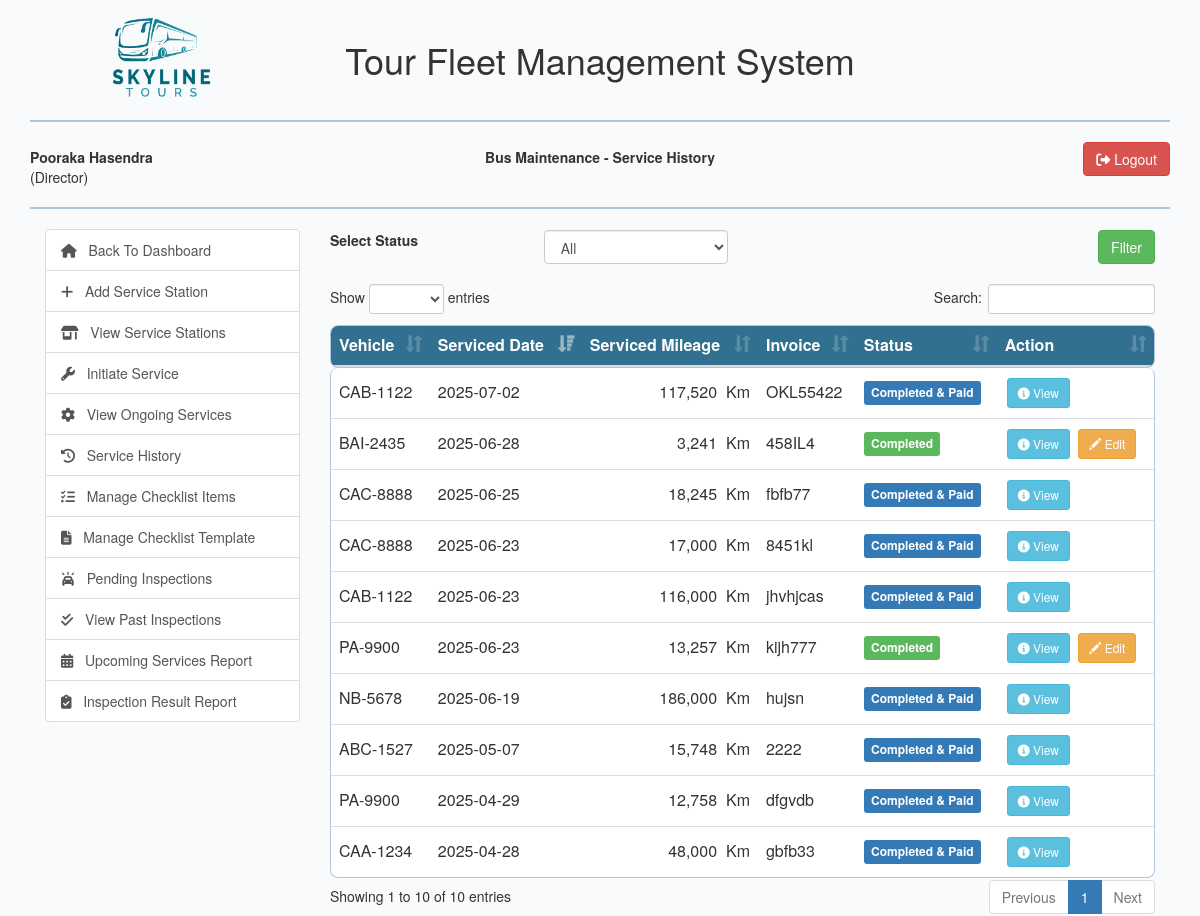
The page /view/service-history.php (signed in) on the database as committed earlier.
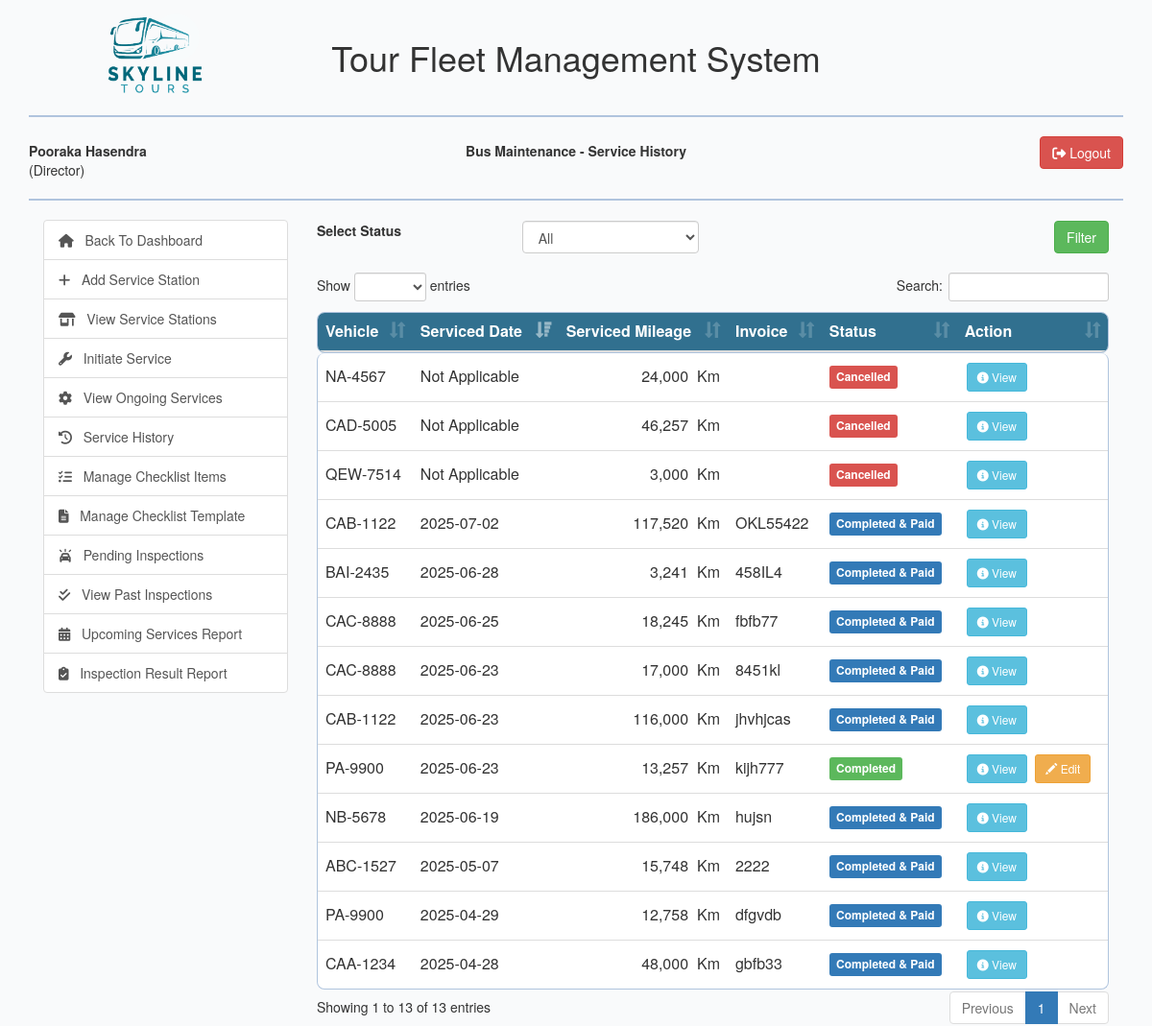
The same page on the database as committed later.
### tables this page shows
CREATE TABLE `service_detail` (
  `service_id` int(10) NOT NULL,
  `bus_id` int(10) NOT NULL,
  `previous_bus_status` int(10) NOT NULL,
  `service_station_id` int(10) NOT NULL,
  `start_date` date NOT NULL,
  `completed_date` date DEFAULT NULL,
  `cancelled_date` date DEFAULT NULL,
  `mileage_at_service` int(11) NOT NULL,
  `cost` decimal(10,2) DEFAULT NULL,
  `invoice` varchar(255) DEFAULT NULL,
  `invoice_number` varchar(255) DEFAULT NULL,
  `payment_id` int(10) DEFAULT NULL,
  `paid_date` date DEFAULT NULL,
  `service_status` int(10) NOT NULL DEFAULT 1 COMMENT '-1=Cancelled,1=Ongoing,2=Completed,3=Completed & Paid',
  `initiated_by` int(10) NOT NULL,
  `cancelled_by` int(10) DEFAULT NULL,
  `completed_by` int(10) DEFAULT NULL
);

CREATE TABLE `bus` (
  `bus_id` int(10) NOT NULL,
  `category_id` int(10) NOT NULL,
  `vehicle_no` varchar(10) NOT NULL,
  `make` varchar(100) NOT NULL,
  `model` varchar(100) NOT NULL,
  `year` year(4) NOT NULL,
  `capacity` int(2) NOT NULL,
  `ac_available` char(1) NOT NULL,
  `service_interval_km` int(6) NOT NULL,
  `current_mileage_km` int(6) DEFAULT NULL,
  `current_mileage_as_at` datetime NOT NULL DEFAULT current_timestamp(),
  `last_service_mileage_km` int(6) NOT NULL,
  `service_interval_months` int(2) NOT NULL,
  `last_service_date` date NOT NULL,
  `bus_status` int(10) NOT NULL DEFAULT 1 COMMENT '-1 = Removed,\r\n0 = Out of Service,\r\n1 = Operational,\r\n2 = Service Due,\r\n3 = In Service,\r\n4 = Inspection Failed',
  `removed_by` int(10) DEFAULT NULL
);

### model/service_detail_model.php (called while the page is built, shortened)
<?php
class ServiceDetail{
    public function getPastServicesFiltered($status){
        $con = $GLOBALS["con"];
        $sql = "SELECT * FROM service_detail WHERE 1 ";
        if($status!=""){
            $sql.="AND service_status='$status' ";
        }else{
            $sql.="AND service_status!='1' ";
        }
        $result = $con->query($sql) or die ($con->error);
        return $result;
    }
}

### model/bus_model.php (called while the page is built, shortened)
<?php
class Bus{
    public function getBus($busId){
        $con = $GLOBALS["con"];
        $sql = "SELECT b.bus_id, b.category_id, b.vehicle_no, b.make, b.model, b.year, b.capacity, "
                . "b.ac_available, b.service_interval_km, b.current_mileage_km, b.current_mileage_as_at, b.last_service_mileage_km, "
                . "b.service_interval_months, b.last_service_date, b.bus_status, c.category_name  "
                . "FROM bus b, bus_category c WHERE b.category_id = c.category_id AND b.bus_id = ?";
        $stmt = $con->prepare($sql);
        $stmt->bind_param("i",$busId);
        $stmt->execute();
        $result = $stmt->get_result();
        return $result;
    }
}

### view/service-history.php (the view, shortened to what this page needs)
<?php
include_once '../model/service_detail_model.php';
include_once '../model/bus_model.php';
$userSession=$_SESSION["user"];
$status="";
$serviceDetailObj = new ServiceDetail();
$serviceDetailResult = $serviceDetailObj->getPastServicesFiltered($status);
$busObj = new Bus();
?>
<html lang="en">
<head>
    <link rel="stylesheet" type="text/css" href="../css/dataTables.bootstrap.min.css"/>
    <?php include_once "../includes/bootstrap_css_includes.php"?>
</head>
<body>
    <div class="container">
        <?php $pageName="Bus Maintenance - Service History" ?>
        <?php include_once "../includes/header_row_includes.php";?>
        <div class="col-md-3">
            <?php include_once "../includes/bus_maintenance_functions.php"; ?>
        </div>
        <form action="../controller/service_detail_controller.php?status=initiate_service" method="post" enctype="multipart/form-data">
            <div class="col-md-9">
                <div class="row">
                    <div class="col-md-6 col-md-offset-3" id="msg">
                    </div>
                </div>
                <div class="row">
                    <div class="col-md-3">
                        <label class="control-label">Select Status</label>
                    </div>
                    <div class="col-md-3">
                        <select id="status" class="form-control">
                            <option value="">All</option>
                        </select>
                    </div>
                    <div class="col-md-offset-3 col-md-3 text-right">
                        <button type="button" class="btn btn-success" id="filter_button">Filter</button>
                    </div>
                </div>
                <div class="row">
                </div>
                <div class="row">
                    <div class="col-md-12">
                        <table class="table" id="servicetable" style="width:100%">
                            <thead>
                                <tr>
                                    <th>Vehicle</th>
                                    <th>Serviced Date</th>
                                    <th>Serviced Mileage</th>
                                    <th>Invoice</th>
                                    <th>Status</th>
                                    <th>Action</th>
                                </tr>
                            </thead>
                            <tbody id="servicetableBody">
                                <?php   while($serviceDetailRow = $serviceDetailResult->fetch_assoc()){
                                            $busId = $serviceDetailRow['bus_id'];
                                            $busResult = $busObj->getBus($busId);
                                            $busRow = $busResult->fetch_assoc();
                                            $serviceStatus = $serviceDetailRow['service_status'];
                                            $statusDisplay = match($serviceStatus){
                                                '-1'=>'Cancelled',
                                                '1'=>'Ongoing',
                                                '2'=>'Completed',
                                                '3'=>'Completed & Paid'
                                            };
                                            $statusDisplayClass = match($serviceStatus){
                                                '-1'=>'label label-danger',
                                                '1'=>'label label-warning',
                                                '2'=>'label label-success',
                                                '3'=>'label label-primary'
                                            };
                                            $serviceId = $serviceDetailRow['service_id'];
                                            $serviceId = base64_encode($serviceId);
                                ?>
                                <tr>
                                    <td><?php echo $busRow['vehicle_no'];?></td>
                                    <td><?php echo $servicedDate = ($serviceDetailRow['completed_date']=="")?"Not Applicable":$serviceDetailRow['completed_date'];?> </td>
                                    <td style="text-align:right"><?php echo number_format($serviceDetailRow['mileage_at_service'],0);?>&nbsp; Km </td>
                                    <td><?php echo $serviceDetailRow['invoice_number'];?></td>
                                    <td><span class="<?php echo $statusDisplayClass;?>"><?php echo $statusDisplay;?></span> </td>
                                    <td>
                                        <a href="view-service-record.php?service_id=<?php echo $serviceId; ?>"
                                           class="btn btn-sm btn-info" style="margin:2px;display:<?php echo checkPermissions(123); ?>">
                                            <span class="fa-solid fa-circle-info"></span>
                                            View
                                        </a>
                                        <?php if($serviceStatus==2){ ?>
                                        <a href="edit-service-record.php?service_id=<?php echo $serviceId; ?>"
                                           class="btn btn-sm btn-warning" style="margin:2px;display:<?php echo checkPermissions(124); ?>">
                                            <span class="glyphicon glyphicon-pencil"></span>
                                            Edit
                                        </a>
                                        <?php } ?>
                                    </td>
                                </tr>
                                <?php
                                }
                                ?>
                            </tbody>
                        </table>
                    </div>
                </div>
            </div>
        </form>
    </div>
</body>
</html>

### includes/bootstrap_css_includes.php (shortened to what this page needs)
<link rel="stylesheet" type="text/css" href="../css/dataTables.bootstrap.min.css"/>
<link rel="stylesheet" type="text/css" href="/tourfleetmanagement/bootstrap/css/bootstrap.css"/>
<link rel="stylesheet" type="text/css" href="/tourfleetmanagement/css/all.css"/>
<link rel="stylesheet" type="text/css" href="/tourfleetmanagement/css/custom.css"/>

### includes/header_row_includes.php (shortened to what this page needs)
<div class="row" >
    <div class="col-md-offset-0 col-xs-3 col-xs-offset-4  col-md-3 col-sm-offset-0 " style="text-align: center;">
        <img src="../images/logo.png" alt="" style="height:100px;">
    </div>
    <div class="col-md-6 hidden-xs" style="text-align:center;">
        <h1>Tour Fleet Management System</h1>
    </div>
</div>
<hr style="border:1px solid lightsteelblue"/>
<div class="row">
    <div class="col-md-3 col-xs-3 col-sm-3" style="vertical-align: middle;margin-top:5px">
        <b><?php echo ucwords($userSession["user_fname"]." ".$userSession["user_lname"])."</b></br> (".$userSession["role_name"].")"; ?>
    </div>
    <div class="col-md-6 col-xs-6 col-sm-6" style="text-align:center;margin-top:5px">
        <b id="page_name"><?php echo $pageName; ?></b>
    </div>
    <div class="col-md-3 col-xs-3 col-sm-3 text-right">
        <a href="../controller/login_controller.php?status=logout" class="btn btn-danger"><i class="fas fa-sign-out-alt"></i> Logout</a>
    </div>
</div>
<hr style="border:1px solid lightsteelblue"/>

### includes/bus_maintenance_functions.php
<ul class="list-group">
    <a href="dashboard.php" class="list-group-item">
        <span class="fa-solid fa-house"></span> &nbsp;
        Back To Dashboard
    </a>
    <a href="add-service-station.php" class="list-group-item" style="display:<?php echo checkPermissions(114); ?>">
        <span class="fa-solid fa-plus"></span> &nbsp;
        Add Service Station
    </a>
    <a href="view-service-stations.php" class="list-group-item" style="display:<?php echo checkPermissions(115); ?>">
        <span class="fa-solid fa-shop"></span> &nbsp;
        View Service Stations
    </a>
    <a href="initiate-service.php" class="list-group-item" style="display:<?php echo checkPermissions(118); ?>">
        <span class="fa-solid fa-wrench"></span> &nbsp;
        Initiate Service
    </a>
    <a href="view-ongoing-services.php" class="list-group-item" style="display:<?php echo checkPermissions(119); ?>">
        <span class="fa-solid fa-gear fa-spin"></span> &nbsp;
        View Ongoing Services
    </a>
    <a href="service-history.php" class="list-group-item" style="display:<?php echo checkPermissions(122); ?>">
        <span class="fa-solid fa-history"></span> &nbsp;
        Service History
    </a>
    <a href="manage-checklist-items.php" class="list-group-item" style="display:<?php echo checkPermissions(125); ?>">
        <span class="fa-solid fa-list-check"></span> &nbsp;
        Manage Checklist Items
    </a>
    <a href="manage-checklist-template.php" class="list-group-item" style="display:<?php echo checkPermissions(129); ?>">
        <span class="fa-solid fa-file-lines"></span> &nbsp;
        Manage Checklist Template
    </a>
    <a href="pending-inspections.php" class="list-group-item" style="display:<?php echo checkPermissions(130); ?>">
        <span class="fa-solid fa-car-on"></span> &nbsp;
        Pending Inspections
    </a>
    <a href="past-inspections.php" class="list-group-item" style="display:<?php echo checkPermissions(152); ?>">
        <span class="fa-solid fa-check-double"></span> &nbsp;
        View Past Inspections
    </a>
    <a href="../reports/upcoming-services-report.php" class="list-group-item" target="_blank" style="display:<?php echo checkPermissions(132); ?>">
        <span class="fa-solid fa-calendar-days"></span> &nbsp;
        Upcoming Services Report
    </a>
    <a href="inspection-status-report.php" class="list-group-item" style="display:<?php echo checkPermissions(133); ?>">
        <span class="fa-solid fa-clipboard-check"></span> &nbsp;
        Inspection Result Report
    </a>
</ul>

### css/custom.css (style rules this page uses)
body { background-color: #F9FAFB; }
.table { background-color:#ffffff; border-radius: 8px; overflow: hidden; border:1px solid lightsteelblue; }
.table thead { background-color: #31708f; color:white; }
.table tbody > tr > td { vertical-align: middle; }

Rows that differ between the two databases and show on the page:
now on this page (row edited): service_detail: bus.vehicle_no "NA-4567", completed_date "Not Applicable", mileage_at_service "24,000", service_status "Cancelled"
changed service_detail "458IL4": service_status "Completed" → "Completed & Paid"; no longer shows "Edit"
added service_detail: bus.vehicle_no "CAD-5005", completed_date "Not Applicable", mileage_at_service "46,257", service_status "Cancelled"
added service_detail: bus.vehicle_no "QEW-7514", completed_date "Not Applicable", mileage_at_service "3,000", service_status "Cancelled"
Other text that changed with them:
text written by a page script: "Show entries Search: Showing 1 to 10 of 10 entries Previous 1 Next" → "Show entries Search: Showing 1 to 13 of 13 entries Previous 1 Next"
